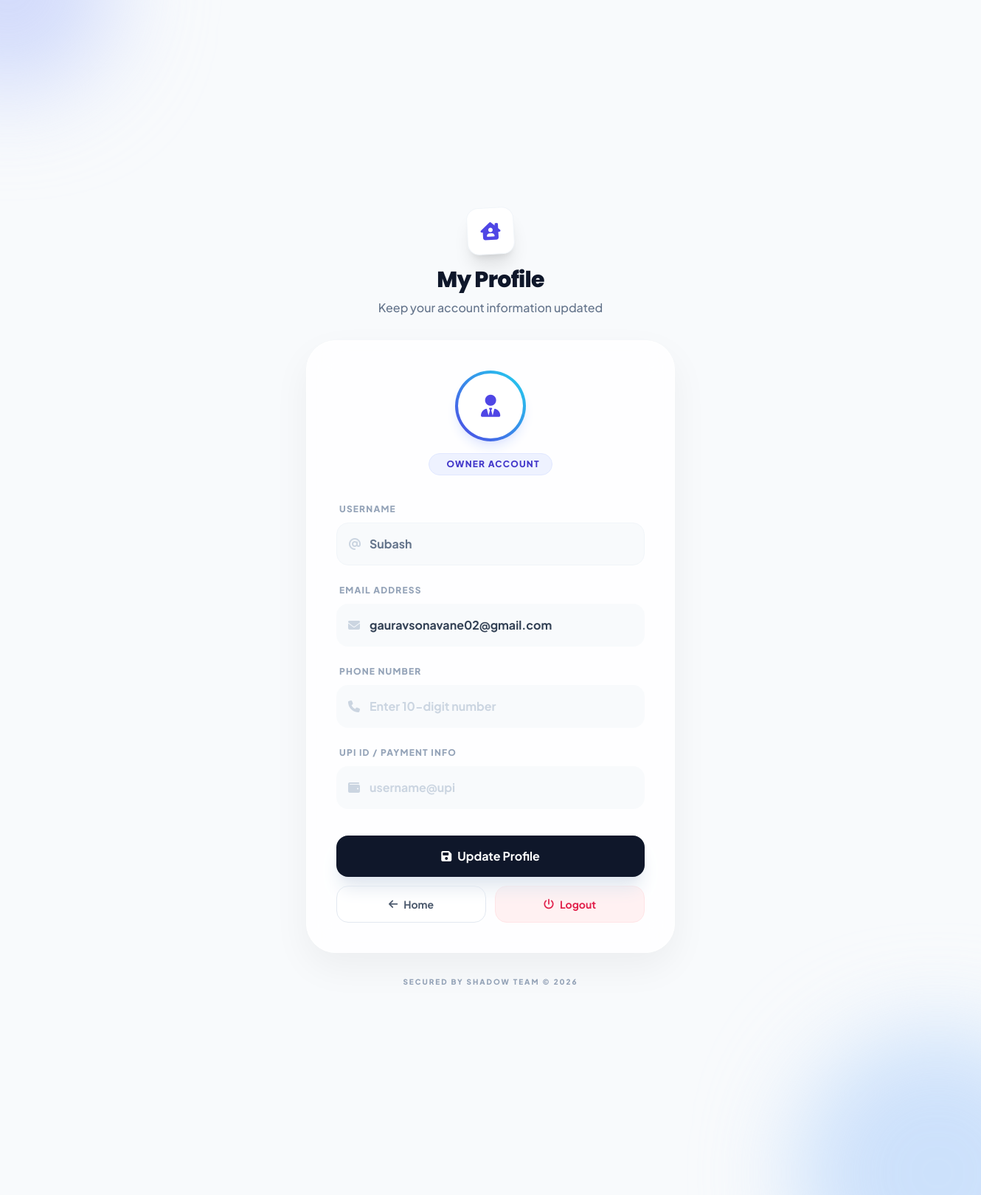
Screenshot of /profile (signed in) with the database file from the repository.
### tables this page shows
CREATE TABLE users (
                id INTEGER PRIMARY KEY AUTOINCREMENT,
                username TEXT NOT NULL UNIQUE,
                password TEXT NOT NULL,
                role TEXT CHECK(role IN ('Student','Admin','Govt Employee','Owner','User')) NOT NULL,
                email TEXT DEFAULT '',
                phone TEXT DEFAULT '',
                upi_id TEXT DEFAULT ''
            );

### app.py (the view, shortened to what this page needs)
@app.route('/profile', methods=['GET','POST'])
def profile():
    if "user_id" not in session:
        return redirect(url_for('login'))
    user_id = session['user_id']
    with get_db() as con:
        user = con.execute("""
            SELECT id, username, role, email, phone, upi_id
            FROM users
            WHERE id=?
        """, (user_id,)).fetchone()
    return render_template('profile.html', user=user)

### app.py (called while the page is built)
def get_db():
    con = sqlite3.connect("app.db")
    con.row_factory = sqlite3.Row
    return con

### templates/profile.html (shortened to what this page needs)
<!DOCTYPE html>
<html lang="en">
<head>
    <script src="https://cdn.tailwindcss.com"></script>
    <link rel="stylesheet" href="https://cdnjs.cloudflare.com/ajax/libs/font-awesome/6.4.2/css/all.min.css">
</head>
<body class="bg-[#F8FAFC] font-sans min-h-screen flex items-center justify-center p-6 relative overflow-x-hidden">
    <div class="absolute top-[-10%] left-[-10%] w-72 h-72 bg-indigo-200 rounded-full mix-blend-multiply filter blur-3xl opacity-70 animate-blob"></div>
    <div class="absolute bottom-[-10%] right-[-10%] w-96 h-96 bg-blue-200 rounded-full mix-blend-multiply filter blur-3xl opacity-70 animate-blob animation-delay-2000"></div>
    <div class="w-full max-w-[500px] relative z-10">
        <div class="text-center mb-8">
            <div class="inline-flex items-center justify-center w-16 h-16 bg-white rounded-2xl shadow-xl border border-slate-100 mb-4 transform -rotate-3 hover:rotate-0 transition-transform duration-300">
                <i class="fas fa-house-chimney-user text-indigo-600 text-2xl"></i>
            </div>
            <h1 class="text-3xl font-extrabold text-slate-900 tracking-tight font-poppins">My Profile</h1>
            <p class="text-slate-500 mt-2 font-medium">Keep your account information updated</p>
        </div>
        <div class="bg-white/80 backdrop-blur-xl border border-white p-8 md:p-10 rounded-[2.5rem] shadow-[0_20px_50px_rgba(0,0,0,0.05)]">
            <div class="flex flex-col items-center mb-8">
                <div class="w-24 h-24 rounded-full bg-gradient-to-tr from-indigo-600 to-cyan-400 p-1 shadow-lg shadow-indigo-100">
                    <div class="w-full h-full rounded-full bg-white flex items-center justify-center text-indigo-600 text-3xl">
                        <i class="fas fa-user-tie"></i>
                    </div>
                </div>
                <div class="mt-4 bg-indigo-50 text-indigo-700 px-4 py-1.5 rounded-full text-xs font-black uppercase tracking-widest border border-indigo-100">
                     {{ user[2] }} Account
                </div>
            </div>
            <form id="profileForm" method="post" class="space-y-5">
                <div class="space-y-2">
                    <label class="text-xs font-black uppercase tracking-widest text-slate-400 ml-1">Username</label>
                    <div class="relative bg-slate-50 border border-slate-100 rounded-2xl p-4 flex items-center gap-3 cursor-not-allowed">
                        <i class="fas fa-at text-slate-300"></i>
                        <span class="text-slate-500 font-bold">{{ user[1] }}</span>
                    </div>
                </div>
                <div class="space-y-2">
                    <label for="email" class="text-xs font-black uppercase tracking-widest text-slate-400 ml-1">Email Address</label>
                    <div class="relative group">
                        <div class="absolute inset-y-0 left-0 pl-4 flex items-center pointer-events-none">
                            <i class="fas fa-envelope text-slate-300 group-focus-within:text-indigo-500 transition-colors"></i>
                        </div>
                        <input type="email" name="email" id="email" value="{{ user[3] or '' }}"
                            class="w-full pl-11 pr-4 py-4 bg-slate-100/50 border border-transparent rounded-2xl outline-none focus:ring-2 focus:ring-indigo-500/20 focus:bg-white focus:border-indigo-100 transition-all text-slate-700 font-bold placeholder:text-slate-300"
                            placeholder="yourname@example.com">
                    </div>
                </div>
                <div class="space-y-2">
                    <label for="phone" class="text-xs font-black uppercase tracking-widest text-slate-400 ml-1">Phone Number</label>
                    <div class="relative group">
                        <div class="absolute inset-y-0 left-0 pl-4 flex items-center pointer-events-none">
                            <i class="fas fa-phone text-slate-300 group-focus-within:text-indigo-500 transition-colors"></i>
                        </div>
                        <input type="text" name="phone" id="phone" value="{{ user[4] or '' }}"
                            class="w-full pl-11 pr-4 py-4 bg-slate-100/50 border border-transparent rounded-2xl outline-none focus:ring-2 focus:ring-indigo-500/20 focus:bg-white focus:border-indigo-100 transition-all text-slate-700 font-bold placeholder:text-slate-300"
                            placeholder="Enter 10-digit number">
                    </div>
                </div>
                <div class="space-y-2">
                    <label for="upi_id" class="text-xs font-black uppercase tracking-widest text-slate-400 ml-1">UPI ID / Payment Info</label>
                    <div class="relative group">
                        <div class="absolute inset-y-0 left-0 pl-4 flex items-center pointer-events-none">
                            <i class="fas fa-wallet text-slate-300 group-focus-within:text-indigo-500 transition-colors"></i>
                        </div>
                        <input type="text" name="upi_id" id="upi_id" value="{{ user[5] or '' }}"
                            class="w-full pl-11 pr-4 py-4 bg-slate-100/50 border border-transparent rounded-2xl outline-none focus:ring-2 focus:ring-indigo-500/20 focus:bg-white focus:border-indigo-100 transition-all text-slate-700 font-bold placeholder:text-slate-300"
                            placeholder="username@upi">
                    </div>
                </div>
                <div class="pt-4 space-y-3">
                    <button type="submit"
                        class="w-full bg-slate-900 hover:bg-indigo-600 text-white py-4 rounded-2xl font-bold shadow-xl shadow-slate-200 transition-all duration-300 transform active:scale-[0.98] flex items-center justify-center gap-2">
                        <i class="fas fa-save"></i> Update Profile
                    </button>
                    <div class="grid grid-cols-2 gap-3">
                        <a href="{{ url_for('index') }}"
                            class="bg-white border border-slate-200 text-slate-600 py-3.5 rounded-2xl font-bold text-sm text-center hover:bg-slate-50 transition no-underline flex items-center justify-center gap-2">
                            <i class="fas fa-arrow-left"></i> Home
                        </a>
                        <a href="{{ url_for('logout') }}"
                            class="bg-rose-50 text-rose-600 border border-rose-100 py-3.5 rounded-2xl font-bold text-sm text-center hover:bg-rose-100 transition no-underline flex items-center justify-center gap-2">
                            <i class="fas fa-power-off"></i> Logout
                        </a>
                    </div>
                </div>
            </form>
        </div>
        <p class="text-center mt-8 text-slate-400 text-[10px] font-black uppercase tracking-[0.2em]">
            Secured by Shadow Team &copy; 2026
        </p>
    </div>
</body>
</html>

### rows the page displays
users: role "OWNER", username "Subash", email "gauravsonavane02@gmail.com"
